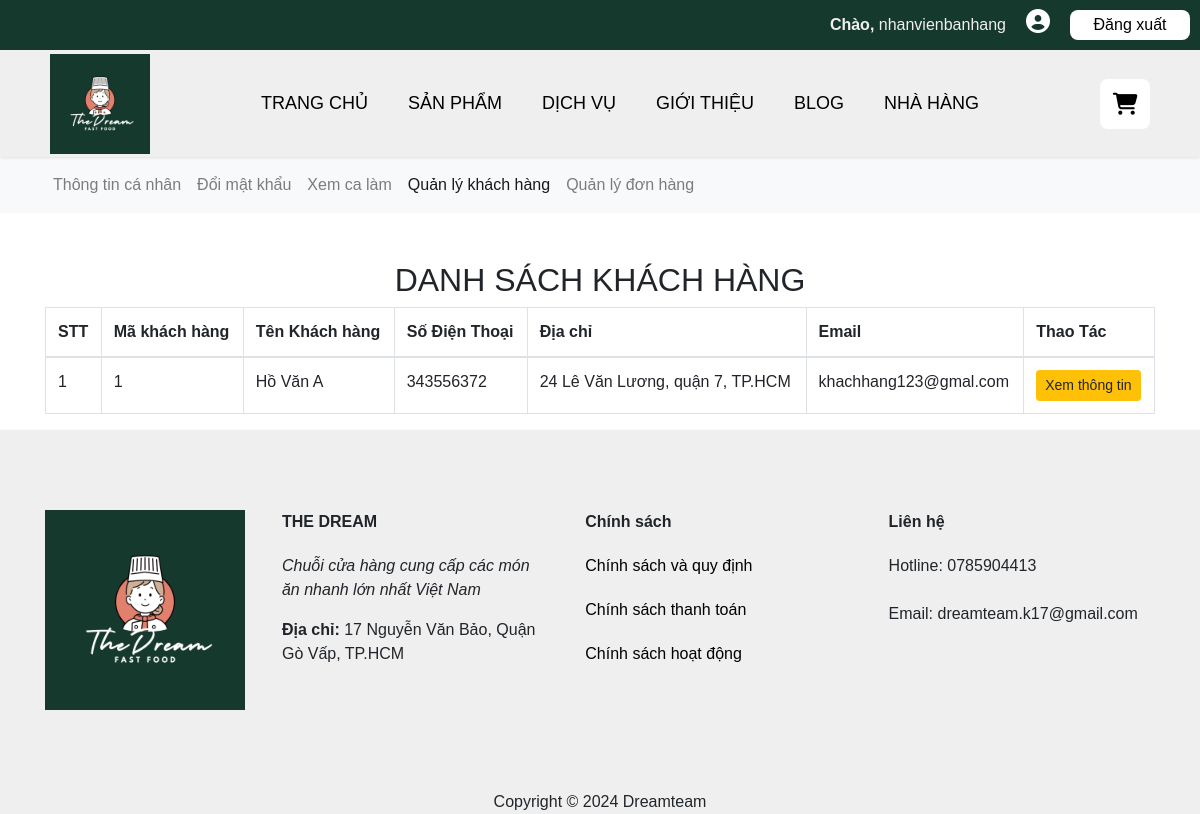
The page /index.php?page=quanlykhachhang (signed in) on the database as committed earlier.
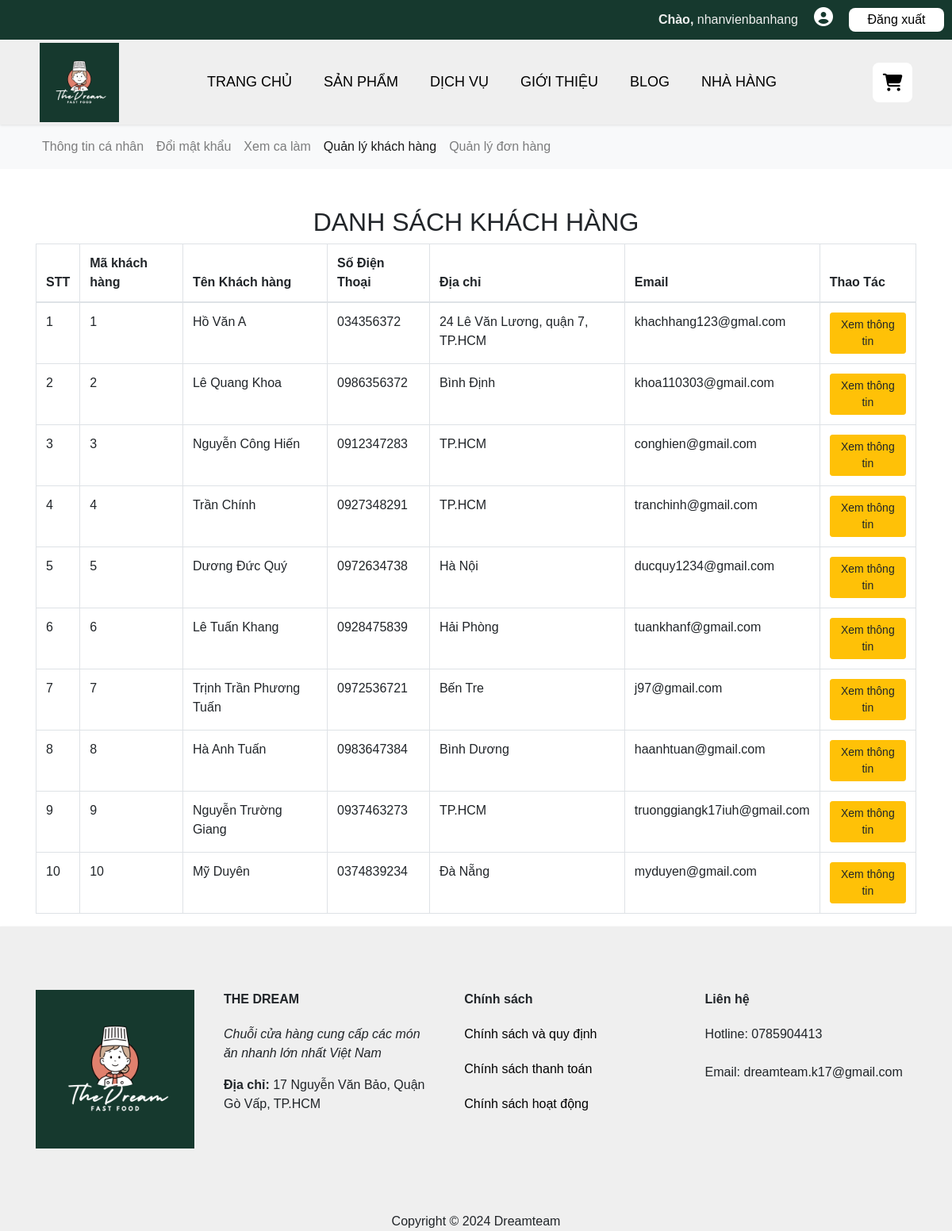
The same page on the database as committed later.
### tables this page shows
CREATE TABLE `khachhang` (
  `MaKH` int(11) NOT NULL,
  `TenKH` varchar(50) NOT NULL,
  `Username` varchar(50) NOT NULL,
  `Password` varchar(50) NOT NULL,
  `SDT` varchar(20) NOT NULL,
  `Email` varchar(50) NOT NULL,
  `DiaChi` varchar(50) NOT NULL
);

### class/classdb.php (called while the page is built, shortened)
<?php
    class database{
        private function ketnoi(){
            $conn=new mysqli("localhost","root","","thedreamteam");
            if($conn->connect_error){
                echo "Kết nối thất bại!";
                exit();
            }
            else{
                return $conn;
            }
        }
        public function xuatdulieu($sql){
            $link=$this->ketnoi();
            $arr=array();
            $result=$link->query($sql);
            if($result->num_rows){
                while($row=$result->fetch_assoc())
                $arr[]=$row;
            return $arr;
            }
            else{
                return 0;
            }
        }
    }
?>

### class/classxuly.php (called while the page is built, shortened)
<?php
    class xuly extends database{
        public function danhsachkhachhang($id =''){
            if($id){
                $sql="select * from khachhang where MaKH='$id'";
            }else{
                $sql="select * from khachhang";
            }
            return $this->xuatdulieu($sql);
        }
    }
?>

### page/quanlykhachhang/index.php (the view, shortened to what this page needs)
<nav class="navbar navbar-expand-lg navbar-light bg-light">
        <div class="container">
            <div class="collapse navbar-collapse" id="navbarNav">
                <ul class="navbar-nav">
                <li class="nav-item">
                        <a class="nav-link" href="#">Thông tin cá nhân</a>
                    </li>
                    <li class="nav-item">
                        <a class="nav-link" href="#">Đổi mật khẩu</a>
                    </li>
                <li class="nav-item">
                        <a class="nav-link" href="index.php?page=xemca">Xem ca làm</a>
                    </li>
                    <li class="nav-item active">
                        <a class="nav-link" href="index.php?page=quanlykhachhang">Quản lý khách hàng</a>
                    </li>
                    <li class="nav-item">
                        <a class="nav-link" href="#">Quản lý đơn hàng</a>
                    </li>
                </ul>
            </div>
        </div>
    </nav>
<section>
        <div class="container mt-5">
            <h2 class="text-center">DANH SÁCH KHÁCH HÀNG</h2>
<?php
    include("class/classxuly.php");
    $obj=new xuly();
    $khachhang=$obj->danhsachkhachhang();
    if($khachhang){
          echo '<form method="post" action="">
                <table class="table table-bordered">
                <thead>
                    <tr>
                        <th>STT</th>
                        <th>Mã khách hàng</th>
                        <th>Tên Khách hàng</th>
                        <th>Số Điện Thoại</th>
                        <th>Địa chỉ</th>
                        <th>Email</th>
                        <th>Thao Tác</th>
                    </tr>
                </thead>';
        for($i=0;$i<count($khachhang);$i++){
            echo '<tr>
            <td>'.($i+1).'</td>
            <td>'.$khachhang[$i]['MaKH'].'</td>
            <td>'.$khachhang[$i]['TenKH'].'</td>
            <td>'.$khachhang[$i]['SDT'].'</td>
            <td>'.$khachhang[$i]['DiaChi'].'</td>
            <td>'.$khachhang[$i]['Email'].'</td>
            <td>
                <a href="index.php?page=xemkhachhang&cate='.$khachhang[$i]['MaKH'].'" class="btn btn-warning btn-sm">Xem thông tin</a>
            </td>
        </tr>';
        }
        echo '</table>
        </form>';
    }
?>
    </div>
</section>

Rows that differ between the two databases and show on the page:
changed khachhang "Hồ Văn A": SDT "343556372" → "034356372"
added khachhang: MaKH "2", TenKH "Lê Quang Khoa", SDT "0986356372", DiaChi "Bình Định", Email "khoa110303@gmail.com"
added khachhang: MaKH "3", TenKH "Nguyễn Công Hiến", SDT "0912347283", DiaChi "TP.HCM", Email "conghien@gmail.com"
added khachhang: MaKH "4", TenKH "Trần Chính", SDT "0927348291", DiaChi "TP.HCM", Email "tranchinh@gmail.com"
added khachhang: MaKH "5", TenKH "Dương Đức Quý", SDT "0972634738", DiaChi "Hà Nội", Email "ducquy1234@gmail.com"
added khachhang: MaKH "6", TenKH "Lê Tuấn Khang", SDT "0928475839", DiaChi "Hải Phòng", Email "tuankhanf@gmail.com"
added khachhang: MaKH "7", TenKH "Trịnh Trần Phương Tuấn", SDT "0972536721", DiaChi "Bến Tre", Email "j97@gmail.com"
added khachhang: MaKH "8", TenKH "Hà Anh Tuấn", SDT "0983647384", DiaChi "Bình Dương", Email "haanhtuan@gmail.com"
added khachhang: MaKH "9", TenKH "Nguyễn Trường Giang", SDT "0937463273", DiaChi "TP.HCM", Email "truonggiangk17iuh@gmail.com"
added khachhang: MaKH "10", TenKH "Mỹ Duyên", SDT "0374839234", DiaChi "Đà Nẵng", Email "myduyen@gmail.com"
